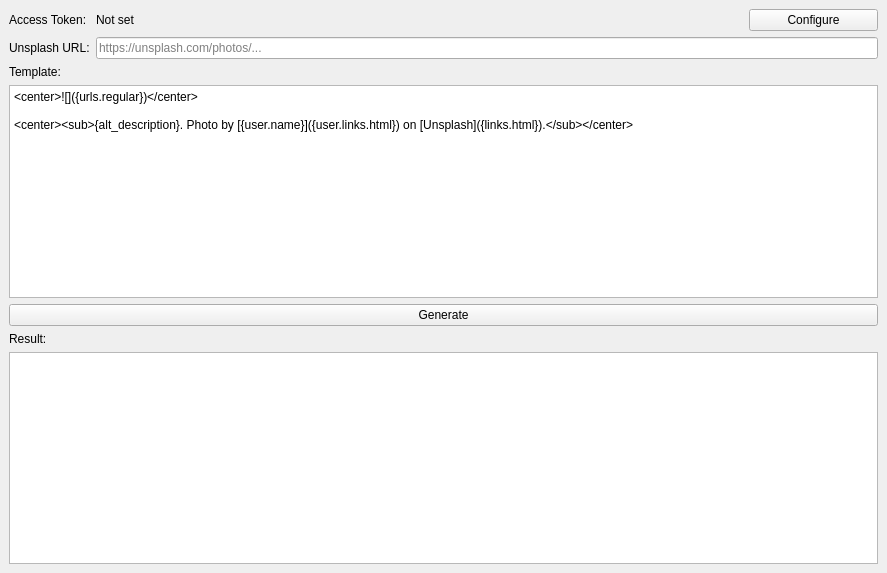
<?xml version="1.0" encoding="UTF-8"?>
<ui version="4.0">
 <class>MainWindow</class>
 <widget class="QMainWindow" name="MainWindow">
  <property name="geometry">
   <rect>
    <x>0</x>
    <y>0</y>
    <width>887</width>
    <height>573</height>
   </rect>
  </property>
  <property name="windowTitle">
   <string>Unsplash Markdown Generator</string>
  </property>
  <property name="autoFillBackground">
   <bool>false</bool>
  </property>
  <widget class="QWidget" name="centralwidget">
   <layout class="QGridLayout" name="gridLayout_2">
    <item row="0" column="0">
     <layout class="QFormLayout" name="formLayout_2">
      <property name="fieldGrowthPolicy">
       <enum>QFormLayout::FieldGrowthPolicy::AllNonFixedFieldsGrow</enum>
      </property>
      <property name="verticalSpacing">
       <number>6</number>
      </property>
      <item row="0" column="0">
       <widget class="QLabel" name="label_accessToken">
        <property name="text">
         <string>Access Token:</string>
        </property>
       </widget>
      </item>
      <item row="0" column="1">
       <layout class="QHBoxLayout" name="horizontalLayout" stretch="5,1">
        <item>
         <widget class="QLabel" name="label_accessTokenValue">
          <property name="text">
           <string>Not set</string>
          </property>
         </widget>
        </item>
        <item>
         <widget class="QPushButton" name="pushButton_setAccessToken">
          <property name="text">
           <string>Configure</string>
          </property>
         </widget>
        </item>
       </layout>
      </item>
      <item row="1" column="0">
       <widget class="QLabel" name="lable_url">
        <property name="text">
         <string>Unsplash URL:</string>
        </property>
       </widget>
      </item>
      <item row="1" column="1">
       <widget class="QLineEdit" name="lineEdit_url">
        <property name="placeholderText">
         <string>https://unsplash.com/photos/...</string>
        </property>
       </widget>
      </item>
      <item row="2" column="0">
       <widget class="QLabel" name="label_template">
        <property name="text">
         <string>Template:</string>
        </property>
       </widget>
      </item>
      <item row="2" column="1">
       <widget class="QLabel" name="dummy_template">
        <property name="text">
         <string/>
        </property>
       </widget>
      </item>
      <item row="3" column="0" colspan="2">
       <widget class="QPlainTextEdit" name="plainTextEdit_template">
        <property name="plainText">
         <string>&lt;center&gt;![]({urls.regular})&lt;/center&gt;

&lt;center&gt;&lt;sub&gt;{alt_description}. Photo by [{user.name}]({user.links.html}) on [Unsplash]({links.html}).&lt;/sub&gt;&lt;/center&gt;</string>
        </property>
       </widget>
      </item>
      <item row="4" column="0" colspan="2">
       <widget class="QPushButton" name="pushButton_generate">
        <property name="text">
         <string>Generate</string>
        </property>
       </widget>
      </item>
      <item row="5" column="0">
       <widget class="QLabel" name="label_result">
        <property name="text">
         <string>Result:</string>
        </property>
       </widget>
      </item>
      <item row="5" column="1">
       <widget class="QLabel" name="dummy_result">
        <property name="text">
         <string/>
        </property>
       </widget>
      </item>
      <item row="6" column="0" colspan="2">
       <widget class="QPlainTextEdit" name="plainTextEdit_result">
        <property name="readOnly">
         <bool>false</bool>
        </property>
       </widget>
      </item>
     </layout>
    </item>
   </layout>
  </widget>
 </widget>
 <resources/>
 <connections/>
</ui>
